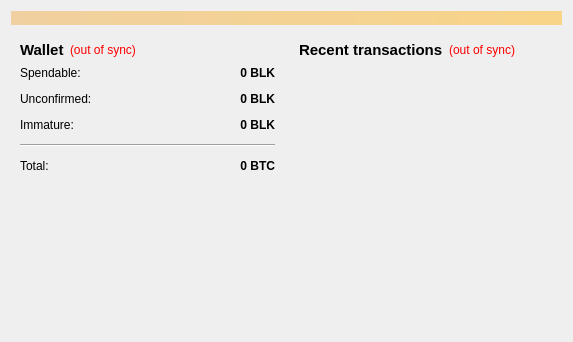
<?xml version="1.0" encoding="UTF-8"?>
<ui version="4.0">
 <class>OverviewPage</class>
 <widget class="QWidget" name="OverviewPage">
  <property name="geometry">
   <rect>
    <x>0</x>
    <y>0</y>
    <width>573</width>
    <height>342</height>
   </rect>
  </property>
  <property name="windowTitle">
   <string>Form</string>
  </property>
  <layout class="QVBoxLayout" name="topLayout">
   <item>
    <widget class="QLabel" name="labelAlerts">
     <property name="visible">
      <bool>false</bool>
     </property>
     <property name="styleSheet">
      <string notr="true">background-color: qlineargradient(x1: 0, y1: 0, x2: 1, y2: 0, stop:0 #F0D0A0, stop:1 #F8D488);  color:#000000
</string>
     </property>
     <property name="wordWrap">
      <bool>true</bool>
     </property>
     <property name="margin">
      <number>3</number>
     </property>
    </widget>
   </item>
   <item>
    <layout class="QHBoxLayout" name="horizontalLayout" stretch="1,1">
     <item>
      <layout class="QVBoxLayout" name="verticalLayout_2">
       <item>
        <widget class="QWidget" name="widget" native="true">
         <layout class="QVBoxLayout" name="verticalLayout_4">
          <item>
           <layout class="QHBoxLayout" name="horizontalLayout_4">
            <item>
             <widget class="QLabel" name="label_5">
              <property name="font">
               <font>
                <pointsize>11</pointsize>
                <weight>75</weight>
                <bold>true</bold>
               </font>
              </property>
              <property name="text">
               <string>Wallet</string>
              </property>
             </widget>
            </item>
            <item>
             <widget class="QLabel" name="labelWalletStatus">
              <property name="toolTip">
               <string>The displayed information may be out of date. Your wallet automatically synchronizes with the BlackCoin network after a connection is established, but this process has not completed yet.</string>
              </property>
              <property name="styleSheet">
               <string notr="true">QLabel { color: red; }</string>
              </property>
              <property name="text">
               <string notr="true">(out of sync)</string>
              </property>
              <property name="alignment">
               <set>Qt::AlignLeading|Qt::AlignLeft|Qt::AlignVCenter</set>
              </property>
             </widget>
            </item>
            <item>
             <spacer name="horizontalSpacer_2">
              <property name="orientation">
               <enum>Qt::Horizontal</enum>
              </property>
              <property name="sizeHint" stdset="0">
               <size>
                <width>40</width>
                <height>20</height>
               </size>
              </property>
             </spacer>
            </item>
           </layout>
          </item>
          <item>
           <layout class="QFormLayout" name="formLayout_2">
            <property name="fieldGrowthPolicy">
             <enum>QFormLayout::AllNonFixedFieldsGrow</enum>
            </property>
            <property name="horizontalSpacing">
             <number>12</number>
            </property>
            <property name="verticalSpacing">
             <number>12</number>
            </property>
            <item row="0" column="0">
             <widget class="QLabel" name="label">
              <property name="text">
               <string>Spendable:</string>
              </property>
             </widget>
            </item>
            <item row="0" column="1">
             <widget class="QLabel" name="labelBalance">
              <property name="font">
               <font>
                <weight>75</weight>
                <bold>true</bold>
               </font>
              </property>
              <property name="cursor">
               <cursorShape>IBeamCursor</cursorShape>
              </property>
              <property name="toolTip">
               <string>Your current spendable balance</string>
              </property>
              <property name="text">
               <string notr="true">0 BLK</string>
              </property>
              <property name="alignment">
               <set>Qt::AlignRight|Qt::AlignTrailing|Qt::AlignVCenter</set>
              </property>
              <property name="textInteractionFlags">
               <set>Qt::LinksAccessibleByMouse|Qt::TextSelectableByKeyboard|Qt::TextSelectableByMouse</set>
              </property>
             </widget>
            </item>
            <item row="1" column="0">
             <widget class="QLabel" name="label_3">
              <property name="text">
               <string>Unconfirmed:</string>
              </property>
             </widget>
            </item>
            <item row="1" column="1">
             <widget class="QLabel" name="labelUnconfirmed">
              <property name="font">
               <font>
                <weight>75</weight>
                <bold>true</bold>
               </font>
              </property>
              <property name="cursor">
               <cursorShape>IBeamCursor</cursorShape>
              </property>
              <property name="toolTip">
               <string>Total of transactions that have yet to be confirmed, and do not yet count toward the current balance</string>
              </property>
              <property name="text">
               <string notr="true">0 BLK</string>
              </property>
              <property name="alignment">
               <set>Qt::AlignRight|Qt::AlignTrailing|Qt::AlignVCenter</set>
              </property>
              <property name="textInteractionFlags">
               <set>Qt::LinksAccessibleByMouse|Qt::TextSelectableByKeyboard|Qt::TextSelectableByMouse</set>
              </property>
             </widget>
            </item>
            <item row="2" column="0">
             <widget class="QLabel" name="labelImmatureText">
              <property name="text">
               <string>Immature:</string>
              </property>
             </widget>
            </item>
            <item row="2" column="1">
             <widget class="QLabel" name="labelImmature">
              <property name="font">
               <font>
                <weight>75</weight>
                <bold>true</bold>
               </font>
              </property>
              <property name="toolTip">
               <string>Mined balance that has not yet matured</string>
              </property>
              <property name="text">
               <string notr="true">0 BLK</string>
              </property>
              <property name="alignment">
               <set>Qt::AlignRight|Qt::AlignTrailing|Qt::AlignVCenter</set>
              </property>
              <property name="textInteractionFlags">
               <set>Qt::LinksAccessibleByMouse|Qt::TextSelectableByKeyboard|Qt::TextSelectableByMouse</set>
              </property>
             </widget>
            </item>
            <item row="3" column="0" colspan="2">
             <widget class="Line" name="line">
              <property name="orientation">
               <enum>Qt::Horizontal</enum>
              </property>
             </widget>
            </item>
            <item row="4" column="0">
             <widget class="QLabel" name="labelTotalText">
              <property name="text">
               <string>Total:</string>
              </property>
             </widget>
            </item>
            <item row="4" column="1">
             <widget class="QLabel" name="labelTotal">
              <property name="font">
               <font>
                <weight>75</weight>
                <bold>true</bold>
               </font>
              </property>
              <property name="cursor">
               <cursorShape>IBeamCursor</cursorShape>
              </property>
              <property name="toolTip">
               <string>Your current total balance</string>
              </property>
              <property name="text">
               <string notr="true">0 BTC</string>
              </property>
              <property name="alignment">
               <set>Qt::AlignRight|Qt::AlignTrailing|Qt::AlignVCenter</set>
              </property>
              <property name="textInteractionFlags">
               <set>Qt::LinksAccessibleByMouse|Qt::TextSelectableByKeyboard|Qt::TextSelectableByMouse</set>
              </property>
             </widget>
            </item>
           </layout>
          </item>
         </layout>
        </widget>
       </item>
       <item>
        <spacer name="verticalSpacer">
         <property name="orientation">
          <enum>Qt::Vertical</enum>
         </property>
         <property name="sizeHint" stdset="0">
          <size>
           <width>20</width>
           <height>40</height>
          </size>
         </property>
        </spacer>
       </item>
      </layout>
     </item>
     <item>
      <layout class="QVBoxLayout" name="verticalLayout_3">
       <item>
        <widget class="QWidget" name="widget_2" native="true">
         <layout class="QVBoxLayout" name="verticalLayout">
          <item>
           <layout class="QHBoxLayout" name="horizontalLayout_2">
            <item>
             <widget class="QLabel" name="label_4">
              <property name="font">
               <font>
                <pointsize>11</pointsize>
                <weight>75</weight>
                <bold>true</bold>
               </font>
              </property>
              <property name="text">
               <string>&lt;b&gt;Recent transactions&lt;/b&gt;</string>
              </property>
             </widget>
            </item>
            <item>
             <widget class="QLabel" name="labelTransactionsStatus">
              <property name="toolTip">
               <string>The displayed information may be out of date. Your wallet automatically synchronizes with the BlackCoin network after a connection is established, but this process has not completed yet.</string>
              </property>
              <property name="styleSheet">
               <string notr="true">QLabel { color: red; }</string>
              </property>
              <property name="text">
               <string notr="true">(out of sync)</string>
              </property>
              <property name="alignment">
               <set>Qt::AlignRight|Qt::AlignTrailing|Qt::AlignVCenter</set>
              </property>
             </widget>
            </item>
            <item>
             <spacer name="horizontalSpacer">
              <property name="orientation">
               <enum>Qt::Horizontal</enum>
              </property>
              <property name="sizeHint" stdset="0">
               <size>
                <width>40</width>
                <height>20</height>
               </size>
              </property>
             </spacer>
            </item>
           </layout>
          </item>
          <item>
           <widget class="QListView" name="listTransactions">
            <property name="styleSheet">
             <string notr="true">QListView { background: transparent; }</string>
            </property>
            <property name="frameShape">
             <enum>QFrame::NoFrame</enum>
            </property>
            <property name="verticalScrollBarPolicy">
             <enum>Qt::ScrollBarAlwaysOff</enum>
            </property>
            <property name="horizontalScrollBarPolicy">
             <enum>Qt::ScrollBarAlwaysOff</enum>
            </property>
            <property name="selectionMode">
             <enum>QAbstractItemView::NoSelection</enum>
            </property>
           </widget>
          </item>
         </layout>
        </widget>
       </item>
      </layout>
     </item>
    </layout>
   </item>
  </layout>
 </widget>
 <resources/>
 <connections/>
</ui>
